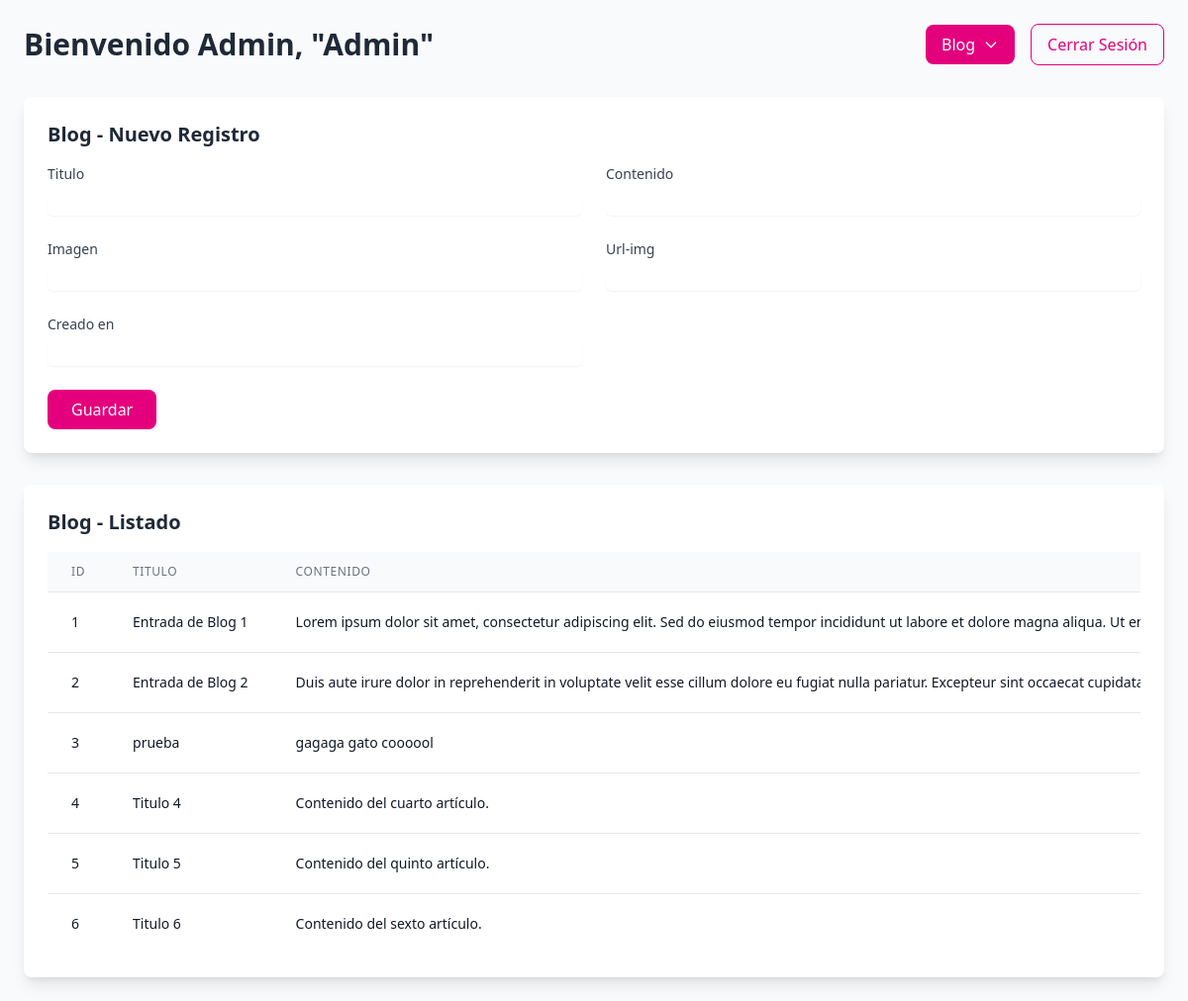
Page /empleado/dashboard.php?module=blog (signed in) on the committed database.
### tables this page shows
CREATE TABLE `blog` (
  `id` int(11) NOT NULL,
  `titulo` varchar(255) NOT NULL,
  `contenido` text NOT NULL,
  `imagen` mediumblob NOT NULL,
  `url-img` varchar(255) NOT NULL,
  `creado_en` timestamp NOT NULL DEFAULT current_timestamp()
);

### empleado/dashboard.php (the view, shortened to what this page needs)
<!DOCTYPE html>
<html lang="es">
<head>
    <link href="https://cdnjs.cloudflare.com/ajax/libs/tailwindcss/2.2.19/tailwind.min.css" rel="stylesheet">
</head>
<body class="bg-gray-50">
    <?php
    require_once('../configuracion.php');
    try {
        $pdo = new PDO(
            "mysql:host=" . DB_HOST . ";dbname=" . DB_NAME . ";charset=utf8",
            DB_USER,
            DB_PASS,
            array(PDO::ATTR_ERRMODE => PDO::ERRMODE_EXCEPTION)
        );
    } catch (PDOException $e) {
        die("Error de conexión: " . $e->getMessage());
    }
    $empleado = $_SESSION['empleado'];
    $stmt = $pdo->query("SHOW TABLES");
    $tables = $stmt->fetchAll(PDO::FETCH_COLUMN);
    $modules = [];
    foreach ($tables as $table) {
        $stmt = $pdo->prepare("DESCRIBE $table");
        $stmt->execute();
        $fields = $stmt->fetchAll(PDO::FETCH_ASSOC);
        $fieldsArray = array_column($fields, 'Field');
        $labels = array_map(function ($field) {
            return ucfirst(str_replace('_', ' ', $field));
        }, $fieldsArray);
        $types = array_map(function ($field) {
            switch ($field) {
                case 'email':
                    return 'email';
                case 'password':
                case 'contrasena':
                    return 'password';
                case 'fecha':
                    return 'date';
                case 'telefono':
                    return 'tel';
                default:
                    return 'text';
            }
        }, $fieldsArray);
        $primaryKey = array_column($fields, 'Key');
        $primaryKeyField = $fieldsArray[array_search('PRI', $primaryKey)];
        $modules[$table] = [
            'table' => $table,
            'fields' => $fieldsArray,
            'labels' => $labels,
            'types' => $types,
            'primaryKey' => $primaryKeyField
        ];
    }
    $moduleToShow = $_GET['module'] ?? 'empleados';
    ?>
    <div class="min-h-screen p-6">
        <div class="max-w-7xl mx-auto">
            <div class="flex justify-between items-center mb-8">
                <h1 class="text-3xl font-bold text-gray-800">Bienvenido
                    <?php echo htmlspecialchars($empleado['puesto'] === 'admin' ? 'Admin' : 'Trabajador'); ?>,
                    "<?php echo htmlspecialchars($empleado['nombre']); ?>"
                </h1>
                <div class="flex items-center">
                    <div class="relative dropdown">
                        <button class="btn-primary px-4 py-2 rounded-lg flex items-center space-x-2" onclick="toggleDropdown(event)">
                            <span><?php echo ucfirst($moduleToShow); ?></span>
                            <svg class="w-4 h-4" fill="none" stroke="currentColor" viewBox="0 0 24 24">
                                <path stroke-linecap="round" stroke-linejoin="round" stroke-width="2"
                                    d="M19 9l-7 7-7-7" />
                            </svg>
                        </button>
                    </div>
                    <a href="logout.php" class="btn-outline px-4 py-2 rounded-lg ml-4">
                        Cerrar Sesión
                    </a>
                </div>
            </div>
            <div class="bg-white rounded-lg shadow-lg p-6 mb-8">
                <h2 class="text-xl font-semibold mb-4 text-gray-800">
                    <?php echo ucfirst($moduleToShow); ?> - Nuevo Registro
                </h2>
                <form action="" method="POST">
                    <div class="grid grid-cols-1 md:grid-cols-2 gap-6">
                        <?php foreach ($modules[$moduleToShow]['fields'] as $index => $field): ?>
                            <?php if ($field !== $modules[$moduleToShow]['primaryKey']): ?>
                                <div>
                                    <label class="block text-sm font-medium text-gray-700 mb-2">
                                        <?php echo $modules[$moduleToShow]['labels'][$index]; ?>
                                    </label>
                                    <input type="<?php echo $modules[$moduleToShow]['types'][$index]; ?>"
                                        name="<?php echo $field; ?>"
                                        class="w-full rounded-md border-gray-300 shadow-sm focus:border-primary focus:ring focus:ring-primary focus:ring-opacity-50"
                                        required>
                                </div>
                            <?php endif; ?>
                        <?php endforeach; ?>
                    </div>
                    <div class="mt-6">
                        <button type="submit" class="btn-primary px-6 py-2 rounded-lg">
                            Guardar
                        </button>
                    </div>
                </form>
            </div>
            <div class="bg-white rounded-lg shadow-lg p-6">
                <h2 class="text-xl font-semibold mb-4 text-gray-800">
                    <?php echo ucfirst($moduleToShow); ?> - Listado
                </h2>
                <div class="table-container overflow-x-auto">
                    <table class="min-w-full divide-y divide-gray-200">
                        <thead class="bg-gray-50">
                            <tr>
                                <?php foreach ($modules[$moduleToShow]['labels'] as $label): ?>
                                    <th
                                        class="px-6 py-3 text-left text-xs font-medium text-gray-500 uppercase tracking-wider">
                                        <?php echo htmlspecialchars($label); ?>
                                    </th>
                                <?php endforeach; ?>
                            </tr>
                        </thead>
                        <tbody class="bg-white divide-y divide-gray-200">
                            <?php
                            $stmt = $pdo->query("SELECT * FROM {$modules[$moduleToShow]['table']}");
                            while ($row = $stmt->fetch(PDO::FETCH_ASSOC)):
                                ?>
                                <tr class="hover:bg-gray-50">
                                    <?php foreach ($modules[$moduleToShow]['fields'] as $field): ?>
                                        <td class="px-6 py-4 whitespace-nowrap text-sm text-gray-900">
                                            <?php
                                            echo ($field === 'password' || $field === 'contrasena')
                                                ? '********'
                                                : htmlspecialchars($row[$field]);
                                            ?>
                                        </td>
                                    <?php endforeach; ?>
                                </tr>
                            <?php endwhile; ?>
                        </tbody>
                    </table>
                </div>
            </div>
        </div>
    </div>
</body>
</html>

### empleado/dashboard.php (style rules this page uses)
:root { --pink-100: #FFE5F3; --pink-200: #FFB3DC; --pink-300: #FF80C6; --pink-400: #FF4DAF; --pink-500: #E4007C; --pink-600: #B30061; --pink-700: #800046; --pink-800: #4D002A; --pink-900: #1A000E; }
.table-container { scrollbar-width: thin; scrollbar-color: var(--pink-500) #f3f4f6; }
.btn-primary { background-color: var(--pink-500); color: white; transition: all 0.2s; }
.btn-outline { border: 1px solid var(--pink-500); color: var(--pink-500); }

### rows in the picture
blog: id "1", titulo "Entrada de Blog 1", contenido "Lorem ipsum dolor sit amet, consectetur adipiscing elit. Sed do eiusmod tempor incididunt ut labore et dolore magna aliqua. Ut…"
blog: id "2", titulo "Entrada de Blog 2", contenido "Duis aute irure dolor in reprehenderit in voluptate velit esse cillum dolore eu fugiat nulla pariatur. Excepteur sint occaecat…"
blog: id "3", titulo "prueba", contenido "gagaga gato coooool"
blog: id "4", titulo "Titulo 4", contenido "Contenido del cuarto artículo."
blog: id "5", titulo "Titulo 5", contenido "Contenido del quinto artículo."
blog: id "6", titulo "Titulo 6", contenido "Contenido del sexto artículo."

### other values in the picture
$empleado['puesto'] === 'admin' ? 'Admin' : 'Trabajador' "Admin"
$empleado['nombre'] "Admin"
$moduleToShow "Blog"
$modules[$moduleToShow]['labels'][$index] "Titulo"
$modules[$moduleToShow]['labels'][$index] "Contenido"
$modules[$moduleToShow]['labels'][$index] "Imagen"
$modules[$moduleToShow]['labels'][$index] "Url-img"
$modules[$moduleToShow]['labels'][$index] "Creado en"
$label "ID"
$label "TITULO"
$label "CONTENIDO"
